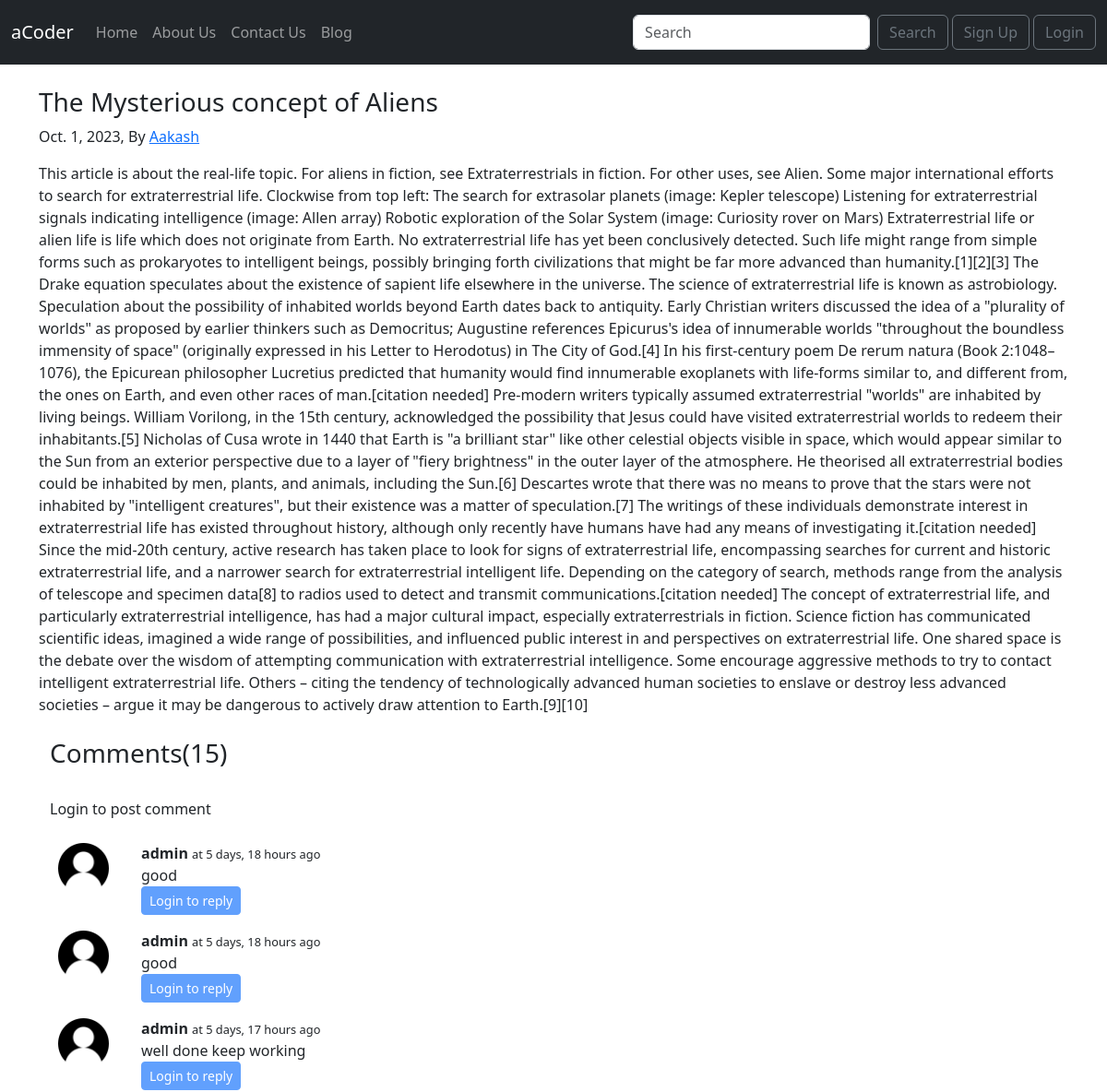
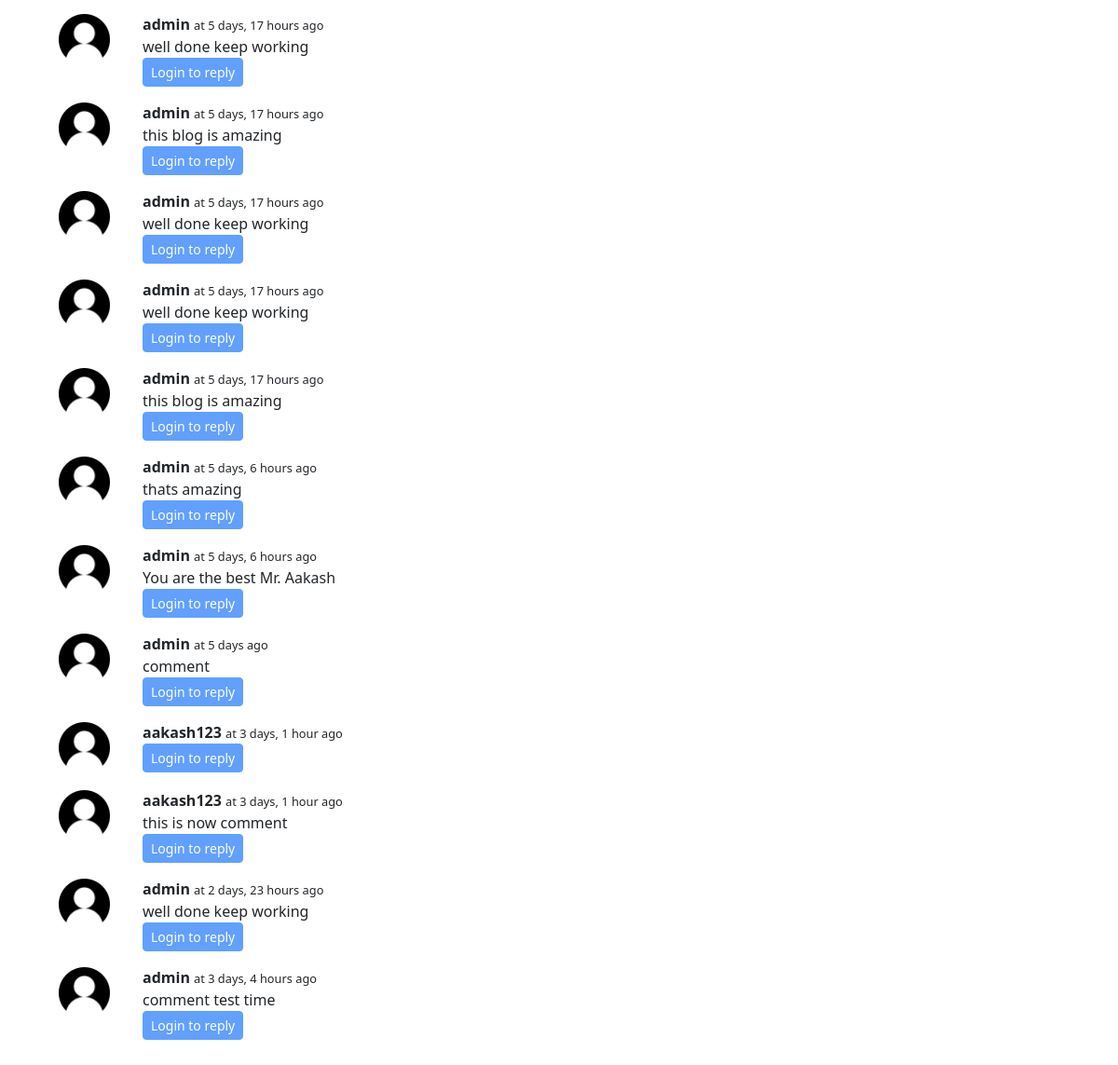
Page /blog/article-1-by-Mr.-Jack Smith on the committed database (2 pictures, top to bottom).
### blog/models.py (models this page shows, shortened)
class Post(models.Model):
    sno=models.IntegerField(primary_key=True)
    author=models.CharField( max_length=500)
    title=models.CharField( max_length=500)
    content=models.TextField()
    slug=models.CharField(max_length=200)
    timestamp=models.DateField(auto_now_add=False)

class blogComment(models.Model):
    sno=models.AutoField(primary_key=True)
    user=models.ForeignKey(User, on_delete=models.CASCADE)
    post=models.ForeignKey(Post, on_delete=models.CASCADE)
    parent=models.ForeignKey('self', on_delete=models.CASCADE,null=True)
    timeStamp=models.DateTimeField(default=timezone.now)
    comments=models.TextField()

### blog/views.py (the view)
# urls.py: path('<str:slug>', views.BlogPost,name='BlogPost'),
def BlogPost(request,slug):
    post=Post.objects.filter(slug=slug).first()  #Return first blog from list of blogs
    user=request.user    #Give current user
    Comments=blogComment.objects.filter(post=post,parent=None)
    replies=blogComment.objects.filter(post=post).exclude(parent=None)
    replyDict={}
    for reply in replies:
        if reply.parent.sno not in replyDict.keys():
            replyDict[reply.parent.sno]=[reply]
        else:
             replyDict[reply.parent.sno].append(reply)
    context={'post':post,'comments':Comments,'user':user,'replyDict':replyDict}
    return render(request,'blog/blogPost.html',context)

### templates/blog/blogPost.html (shortened to what this page needs)
{% extends "base.html" %}
{% load humanize %}
{% load extras %}
{% load static %}
{% block body %}
<div class="container my-4">
    <h3>{{post.title}}</h3>
    <p>{{post.timestamp}}, By <a id="authorName" href="/about/">{{post.author}}</a></p>
    <p>
        {{post.content|safe}}
    </p>
    <div class="container my-4">
        <h3>Comments({{comments.count}})</h3><br>
        {% if user.is_anonymous %}
        <p>Login to post comment</P>
        {% endif %}
        {% for comment in comments %}
        <div class="d-flex">
            <div class="UserImage" id="UserImage">
                <img src="/media/image/user2.png" alt="image is loading">
            </div>
            <div class="col-md-11 p-2"><b>{{comment.user}} </b><span style="font-size: 80%;"> at
                    {{comment.timeStamp| naturaltime}} </span>
                <div>{{comment.comments}}
                </div>
                {% if user.is_authenticated %}
                <div class="replyInput">
                    <button class="btn btn-sm btn-primary sm mx-1 my-2 " type="button" data-bs-toggle="collapse"
                        data-bs-target="#reply{{comment.sno}}" aria-expanded="false"
                        aria-controls="reply{{comment.sno}}">
                        Reply
                    </button>
                    <a id="ShowReplyBtn"
                        class="link-primary link-opacity-50-hover text-decoration-none mx-1 my-2 py-2 px-1 rounded-pill "
                        data-bs-toggle="collapse" href="#replies{{comment.sno}}" aria-expanded="false"
                        aria-controls="replies{{comment.sno}}">
                        Replies({{replyDict|get_replies:comment.sno|length}})
                    </a>
                    <div class="collapse" id="reply{{comment.sno}}" aria-expanded="false">
                        <div class="card card-body my-2">
                            <form class="form-group" action="/blog/postComment" method="post">
                                {% csrf_token %}
                                <input class="form-control" type="text" name="comment"
                                    placeholder="enter your comments here">
                                <input type="hidden" name="parentSno" value="{{comment.sno}}">
                                <input type="submit" class="btn btn-primary my-2" value="submit">
                                <input type="hidden" name="postSno" value="{{post.sno}}">
                            </form>
                        </div>
                    </div>
                    <div class="collapse" id="replies{{comment.sno}}" aria-expanded="false">
                        <div class="replies">
                            {% comment %} get_replies is custome tmplate method {% endcomment %}
                            {% for reply in replyDict|get_replies:comment.sno %}
                            <div class="d-flex">
                                <div class="UserImage">
                                    <img src="{% static " image/user2.png" %}" alt="image is loading">
                                </div>
                                <div class="col-md-11 p-2"><b>{{reply.user}} </b><span style="font-size: 80%;"> at
                                        {{reply.timeStamp|naturaltime }} </span>
                                    <div>{{reply.comments}}</div>
                                </div>
                            </div>
                            {% endfor %}
                        </div>
                    </div>
                </div>
                {% else %}
                <button class="btn btn-sm btn-primary" disabled>Login to reply</button>
                {% endif %}
            </div>
        </div>
        {% endfor %}
    </div>
</div>
{% endblock %}

### rows in the picture
Post: title "The Mysterious concept of Aliens", timestamp "Oct. 1, 2023", author "Aakash", content "This article is about the real-life topic. For aliens in fiction, see Extraterrestrials in fiction. For other uses, see Alien. Some major international efforts to search for extraterrestrial life. Clockwise from top left: The search for extrasolar planets (image: Kepler telescope) Listening for extraterrestrial signals indicating intelligence (image: Allen array) Robotic exploration of the Solar System (image: Curiosity rover on Mars) Extraterrestrial life or alien life is life which does not originate from Earth. No extraterrestrial life has yet been conclusively detected. Such life might range from simple forms such as prokaryotes to intelligent beings, possibly bringing forth…"
blogComment: user "admin", timeStamp "5 days, 18 hours ago", comments "good"
blogComment: user "admin", timeStamp "5 days, 18 hours ago", comments "good"
blogComment: user "admin", timeStamp "5 days, 17 hours ago", comments "well done keep working"
blogComment: user "admin", timeStamp "5 days, 17 hours ago", comments "well done keep working"
blogComment: user "admin", timeStamp "5 days, 17 hours ago", comments "this blog is amazing"
blogComment: user "admin", timeStamp "5 days, 17 hours ago", comments "well done keep working"
blogComment: user "admin", timeStamp "5 days, 17 hours ago", comments "well done keep working"
blogComment: user "admin", timeStamp "5 days, 17 hours ago", comments "this blog is amazing"
blogComment: user "admin", timeStamp "5 days, 6 hours ago", comments "thats amazing"
blogComment: user "admin", timeStamp "5 days, 6 hours ago", comments "You are the best Mr. Aakash"
blogComment: user "admin", timeStamp "5 days ago", comments "comment"
blogComment: user "aakash123", timeStamp "3 days, 1 hour ago"
blogComment: user "aakash123", timeStamp "3 days, 1 hour ago", comments "this is now comment"
blogComment: user "admin", timeStamp "2 days, 23 hours ago", comments "well done keep working"
blogComment: user "admin", timeStamp "3 days, 4 hours ago", comments "comment test time"

### other values in the picture
{{ comments.count }} "15"
